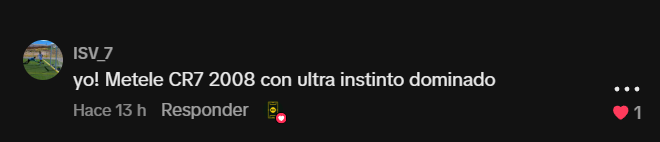
#> input picture assets/robotfc/comentario_ep2.png, 660 x 142 px
$ python -i anim_toon.py   (imports and definitions only)
#> lines starting #> are read from the running program, lines starting #| are printed output that depends on the picture; after the words box and inside, x2 and y2 are one past the last pixel; in counts of white or black regions, pixels touching at a corner belong together
### ytauto/anim.py
"""Animaciones dibujadas dentro del panel del estilo karaoke (todo procedural, sin material ajeno).

Uso en el guion: `anim: campo | aviso | meteorito | airburst | impacto | crater | suspendido`.
"""
from __future__ import annotations

import math
import random

from PIL import Image, ImageDraw, ImageFilter, ImageFont

BOLD = "/usr/share/fonts/opentype/inter/Inter-ExtraBold.otf"
PW, PH = 860, 460
SYNC: dict = {}  # palabras de la escena actual con su segundo (lo rellena shorts.KScene)
IMPACT = 1.0          # segundo de la escena en que el meteorito toca el suelo
AIRBURST = 0.9
GRASS = ((34, 120, 62), (40, 134, 70))
WHITE = (255, 255, 255)

_mask = Image.new("L", (PW, PH), 0)
#> _mask: PIL image 860x460 L; every value is 0
ImageDraw.Draw(_mask).rounded_rectangle([0, 0, PW - 1, PH - 1], 44, fill=255)
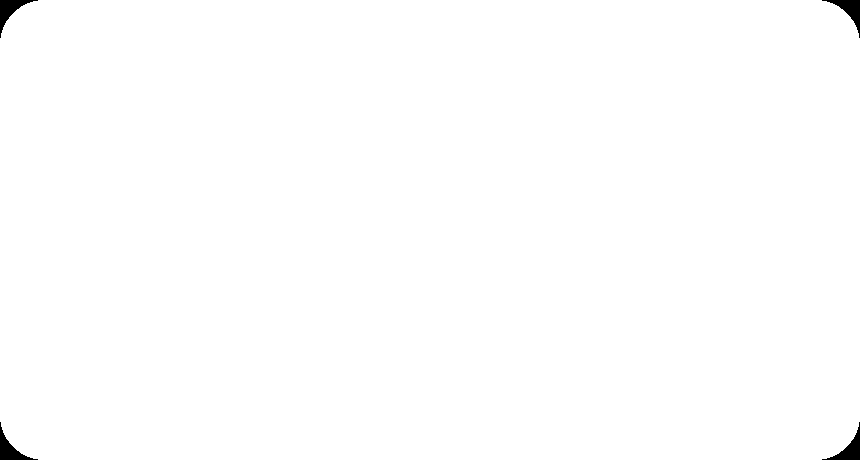
#> _mask: PIL image 860x460 L; 99.6% white; 4 black regions, box (x1, y1, x2, y2) and area: (0, 0, 38, 38) 427, (822, 0, 860, 38) 427, (0, 422, 38, 460) 427, (822, 422, 860, 460) 427


def _ease(x: float) -> float:
    x = min(max(x, 0.0), 1.0)
    return 1 - (1 - x) ** 3


# [142 lines left out: functions _pitch_v, _pitch, _sky, _stadium, _rock, _rings and 3 more, not called in this run]


BROWN, BROWN_D, BELLY = (140, 92, 52), (96, 62, 34), (196, 150, 104)
TOOTH = (255, 170, 60)


# [33 lines left out: functions _moon, _astro, not called in this run]


def _ball(d, x, y, r=16):
    d.ellipse([x - r, y - r, x + r, y + r], fill=WHITE, outline=(20, 20, 20), width=3)


# [7 lines left out: function _label, not called in this run]


CYAN = (40, 230, 255)


# [21 lines left out: functions _robot, _hud, not called in this run]


def _feet() -> float:
    """Altura de los pies del castor: en pantalla completa, por encima de los subtítulos."""
    return min(PH - 30, PH * 0.78)


# [442 lines left out: functions _beaver, _render, not called in this run]


FULL_TOP, FULL_H = 400, 1170   # zona de la animación a pantalla completa (px reales)


# [34 lines left out: function draw, not called in this run]

### ytauto/anim_toon.py
"""Storytime con personajes «toon» de calidad (prefijo x_mt_): historia «Mentí para jugar la final».

Se dibuja a resolución doble (K=2) y se reduce al encuadrar: bordes suaves.
Personajes con contorno, sombreado, ojos con pupilas y parpadeo, cejas y bocas por emoción.
Fondo y personajes en capas: el fondo se desenfoca en los primeros planos.
"""
from __future__ import annotations

import math
import random

from PIL import Image, ImageDraw, ImageFilter

from . import anim as A
from .anim_extra import font
from .anim_serie import stamp

K = 2
OUT = (16, 14, 24)
WHITE = (255, 255, 255)
YEL, RED, GREEN, CYAN = (255, 214, 10), (225, 50, 60), (60, 200, 110), (60, 200, 255)
SKIN = [(255, 214, 180), (236, 180, 140), (196, 134, 92), (130, 86, 58)]
TEAM = (30, 110, 230)
RIVAL = (220, 50, 60)
KEEPER = (255, 150, 30)


def _e(x):
    x = max(0.0, min(1.0, x))
    return 1 - (1 - x) ** 3


def shade(c, k):
    return tuple(max(0, min(255, int(v * k))) for v in c)


class C:
    """Lienzo a resolución K con coordenadas virtuales."""

    def __init__(self, size, mode="RGB", fill=(0, 0, 0)):
        self.im = Image.new(mode, (int(size[0] * K), int(size[1] * K)), fill)
        self.d = ImageDraw.Draw(self.im)

    def e(self, x0, y0, x1, y1, fill, ol=OUT, w=3.0):
        self.d.ellipse([x0 * K, y0 * K, x1 * K, y1 * K], fill=fill, outline=ol if w else None, width=max(1, int(w * K)) if w else 0)

    def c(self, x, y, r, fill, ol=OUT, w=3.0):
        self.e(x - r, y - r, x + r, y + r, fill, ol, w)

    # [5 lines left out: function p, not called in this run]

    def l(self, pts, fill, w):
        self.d.line([(x * K, y * K) for x, y in pts], fill=fill, width=max(1, int(w * K)), joint="curve")

    def r(self, x0, y0, x1, y1, rad, fill, ol=OUT, w=3.0):
        self.d.rounded_rectangle([x0 * K, y0 * K, x1 * K, y1 * K], int(rad * K), fill=fill, outline=ol if w else None,
                                 width=max(1, int(w * K)) if w else 0)

    def arc(self, x0, y0, x1, y1, a0, a1, fill, w):
        self.d.arc([x0 * K, y0 * K, x1 * K, y1 * K], a0, a1, fill=fill, width=max(1, int(w * K)))

    def chord(self, x0, y0, x1, y1, a0, a1, fill, ol=OUT, w=3.0):
        self.d.chord([x0 * K, y0 * K, x1 * K, y1 * K], a0, a1, fill=fill, outline=ol, width=max(1, int(w * K)))

    # [13 lines left out: functions text, limb, not called in this run]


# ------------------------------------------------------------------ personaje
ARMS = {
    "relax": lambda sg, sh, hy, t: ((sg * 46, sh + 48), (sg * 50, sh + 96)),
    "arriba": lambda sg, sh, hy, t: ((sg * 58, sh - 40), (sg * 66 + 6 * math.sin(t * 14 + sg), sh - 100)),
    "cara": lambda sg, sh, hy, t: ((sg * 52, sh + 34), (sg * 30, hy + 22)),
    "ojos": lambda sg, sh, hy, t: ((sg * 52, sh + 30), (sg * 20, hy - 2)),
    "abiertos": lambda sg, sh, hy, t: ((sg * 74, sh + 6), (sg * 112, sh - 26 + 4 * math.sin(t * 6))),
    "jarras": lambda sg, sh, hy, t: ((sg * 64, sh + 40), (sg * 36, sh + 86)),
}


# [159 lines left out: functions toon, toon_rot, not called in this run]


def head_pos(x, y, s=1.0, sq=1.0):
    return x, y - 236 * s * sq


# ------------------------------------------------------------------ escenarios
# [123 lines left out: functions stadium, flares, goal_front, ball, speedlines, confetti and 2 more, not called in this run]


def vignette(im, k=0.45):
    W, H = im.size
    m = Image.new("L", (W // 8, H // 8), 0)
    ImageDraw.Draw(m).ellipse([-W // 18, -H // 22, W // 8 + W // 18, H // 8 + H // 22], fill=255)
    m = m.filter(ImageFilter.GaussianBlur(12)).resize((W, H), Image.BILINEAR)
    return Image.composite(im, Image.blend(im, Image.new("RGB", (W, H)), k), m)


# ------------------------------------------------------------------ escenas
# [211 lines left out: function render, not called in this run]

>>> import cv2
>>> picture = cv2.imread('../assets/robotfc/comentario_ep2.png', cv2.IMREAD_GRAYSCALE)
#> picture: shape (142, 660); min 0, max 255, mean 26
>>> result = vignette(picture)
#> (the run stopped early here; a loop or call above may not have finished)
